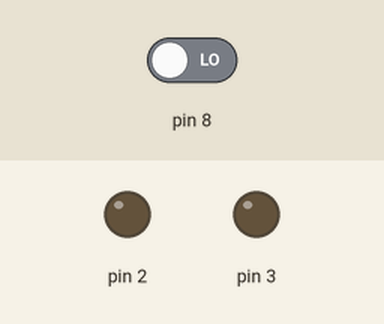
Bench run of a sketch on a simulated Arduino Uno, built with avr-gcc and run on an emulated ATmega328P. On the bench: output pins drawn as LEDs (lit = HIGH). Inputs (shaded band) come from the test bench; at power-on: pin 8 LOW.

Above: at 1.2 s.
1.3 s: pin 8 driven HIGH
At 2.1 s:
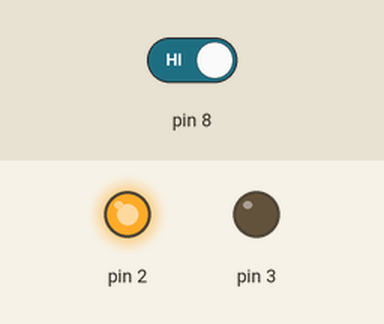
At 3.1 s:
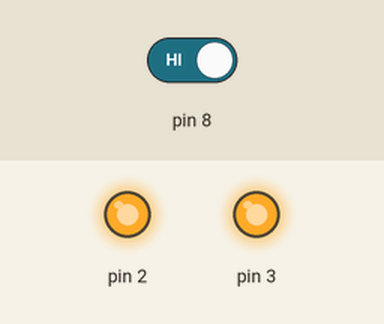
4.3 s: pin 8 driven LOW
At 4.8 s:
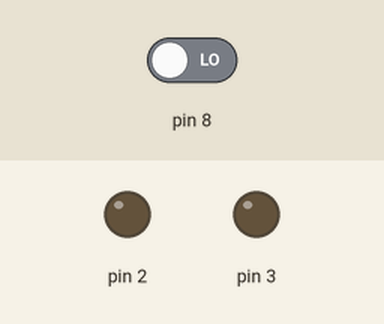
Timing chart, 0 to 7.3 s (numbered marks = the images above; inputs shaded):
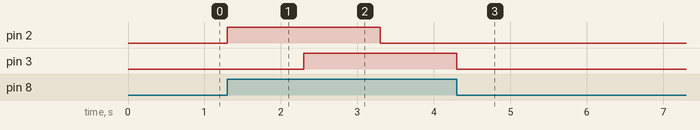

The sketch:

LED.ino
```cpp
void setup() {
  pinMode(8, INPUT);
  pinMode(2, OUTPUT);
}

void loop() {
 int isClick = digitalRead(8);

 if(isClick == HIGH){
    digitalWrite(2, HIGH);
    delay(1000);
    analogWrite(3, 255);
    delay(1000);
    digitalWrite(2, LOW);
    delay(1000);
    analogWrite(3, 0);
    delay(1000);
 }else{
    digitalWrite(2, LOW);
    analogWrite(3, 0);
 }
}
```

Measured:
- after the input at 1.3 s, pin 2: LOW → HIGH at once, → LOW 2.0 s later; pin 3: LOW → HIGH after 1.0 s
- after the input at 4.3 s, pin 2: stops changing and stays LOW; pin 3: goes on until 4.3 s, then stays LOW
